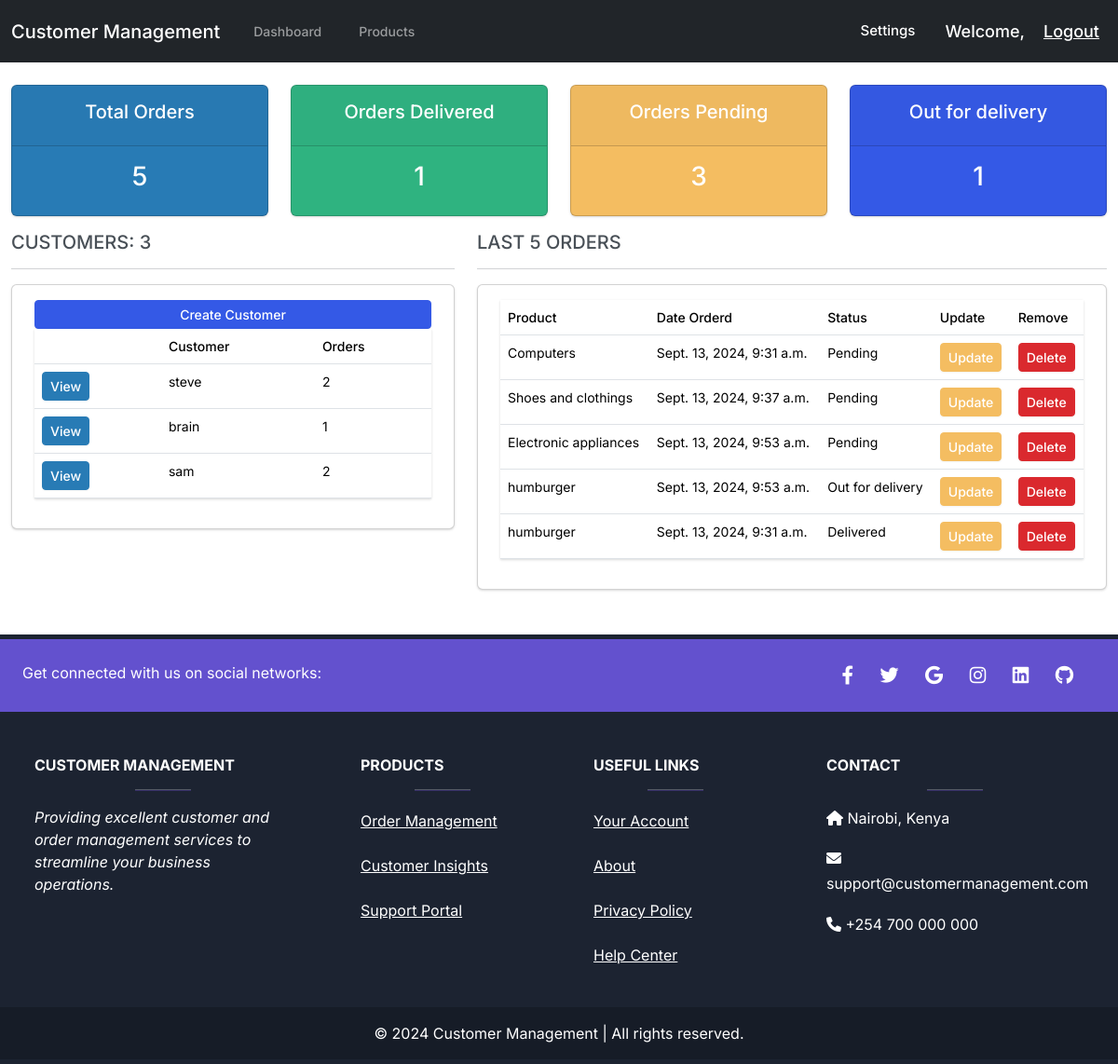
The app's page / (signed in) with its own data.
### accounts/models.py (models this page shows, shortened)
class Customer(models.Model):
	user = models.OneToOneField(User, null=True, blank=True, on_delete=models.CASCADE)
	name = models.CharField(max_length=200, null=True)
	phone = models.CharField(max_length=20, null=True)
	email = models.CharField(max_length=200, null=True)
	profile_pic = models.ImageField(default="download1.png", null=True, blank=True)
	date_created = models.DateTimeField(auto_now_add=True, null=True, blank=True)
	@property
	def orders(self):
		order_count = self.order_set.all().count()
		return str(order_count)

class Order(models.Model):
	STATUS = (
			('Pending', 'Pending'),
			('Out for delivery', 'Out for delivery'),
			('Delivered', 'Delivered'),
			)
	customer = models.ForeignKey(Customer, on_delete= models.SET_NULL, null=True)
	product = models.ForeignKey(Product, on_delete= models.SET_NULL, null=True)
	date_created = models.DateTimeField(auto_now_add=True, null=True, blank=True)
	status = models.CharField(max_length=200, null=True, choices=STATUS)

class Product(models.Model):
	CATEGORY = (
			('Indoor', 'Indoor'),
			('Out Door', 'Out Door'),
			)
	name = models.CharField(max_length=200, null=True)
	price = models.DecimalField(max_digits=10, decimal_places=2, null=True)
	category = models.CharField(max_length=200, null=True, choices=CATEGORY)
	description = models.TextField(null=True)
	release_date = models.DateField(null=True)
	manufacturer = models.ForeignKey(Manufacturer, on_delete=models.CASCADE, null=True)
	date_created = models.DateTimeField(auto_now_add=True, null=True, blank=True)
	tags = models.ManyToManyField(Tag)
	def __str__(self):
		return self.name

### accounts/decorators.py (the view)
        def wrapper_func(request, *args, **kwargs):
            group = None
            if request.user.groups.exists():
                group = request.user.groups.all()[0].name
            if group in allowed_roles:
                return view_func(request, *args, **kwargs)
            else:
                context = {
                    'message': 'You do not have the necessary permissions to access this page. Please contact an administrator if you believe this is a mistake.'
                }
                return render(request, 'accounts/permission_denied.html', context)

### accounts/views.py (called while the page is built)
@login_required(login_url='login')
@allowed_users(allowed_roles=['Admin', 'customer'])
@admin_only
def dashboard(request):
    orders = Order.objects.all().order_by('-status')[0:5]
    customers = Customer.objects.all()
    total_customers = customers.count()
    total_orders = Order.objects.all().count()
    delivered = Order.objects.filter(status='Delivered').count()
    pending = Order.objects.filter(status='Pending').count()
    out_for_delivery = Order.objects.filter(status='Out for delivery').count()
    context = {
        'customers':customers, 'orders':orders,
        'total_customers':total_customers,'total_orders':total_orders,
        'delivered':delivered, 'pending':pending, 'out_for_delivery':out_for_delivery
	}
    return render(request, 'accounts/dashboard.html', context)

### accounts/templates/accounts/dashboard.html (shortened to what this page needs)
{% extends "accounts/base_generic.html" %}
{% load static %}
{% block content %}
{% include "accounts/status_row.html" %}
<div class="row">
	<div class="col-md-5">
		<h5>CUSTOMERS: {{total_customers}}</h5>
		<hr>
		<div class="card card-body">
			<a class="btn btn-primary  btn-sm btn-block" href="{% url 'create_customer' %}">Create Customer</a>
			<table class="table table-sm">
				<tr>
					<th></th>
					<th>Customer</th>
					<th>Orders</th>
				</tr>
				{% for customer in customers %}
					<tr>
						<td><a href="{% url 'customer' customer.id %}" class="btn btn-sm btn-info">View</a></td>
						<td>{{customer.name}}</td>
						<td>{{customer.orders}}</td>
					</tr>
				{% endfor %}
			</table>
		</div>
	</div>
	<div class="col-md-7">
		<h5>LAST 5 ORDERS</h5>
		<hr>
		<div class="card card-body">
			<table class="table table-sm">
				<tr>
					<th>Product</th>
					<th>Date Orderd</th>
					<th>Status</th>
					<th>Update</th>
					<th>Remove</th>
				</tr>
				{% for order in orders %}
					<tr>
						<td>{{order.product}}</td>
						<td>{{order.date_created}}</td>
						<td>{{order.status}}</td>
						<td><a class="btn btn-sm btn-warning" href="{% url 'update_order' order.id %}">Update</a></td>
						<td><a class="btn btn-sm btn-danger" href="{% url 'delete_order' order.id %}">Delete</a></td>
					</tr>
				{% endfor %}
			</table>
		</div>
	</div>
</div>
{% endblock content %}

### accounts/templates/accounts/base_generic.html (shortened to what this page needs)
<!DOCTYPE html>
<html lang="en">
  <head>
    {% load static %}
    {% block title %}{{ section.title }}{% endblock %} <link rel="stylesheet"
    href="{% static "accounts/css/bootstrap.min.css" %}">
    <link
      rel="stylesheet"
      href="https://cdnjs.cloudflare.com/ajax/libs/font-awesome/6.0.0-beta3/css/all.min.css"
    />
  </head>
  <body>
    {% include "accounts/navbar.html" %}
    <div class="container-fluid">
      {% block content %} {% endblock content %}
    </div>
    {% include "accounts/footer.html" %}
  </body>
</html>

### accounts/templates/accounts/navbar.html (shortened to what this page needs)
{% load static %}
<nav class="navbar navbar-expand-lg bg-dark" data-bs-theme="dark">
    <div class="container-fluid">
      <a class="navbar-brand" href="{% url "home" %}">Customer Management</a>
      {% if request.user.is_staff %}
        <div class="collapse navbar-collapse" id="navbarColor02">
          <ul class="navbar-nav me-auto">
            <li class="nav-item">
              <a class="nav-link" href="/">Dashboard
              </a>
            </li>
            <li class="nav-item">
              <a class="nav-link" href="{% url "products" %}">Products</a>
            </li>
          </ul>
        </div>
        <span class="account"><a class="nav-link text-white navbar-settings" href="{% url "account" %}">Settings</a></span>
      {% endif %}
    </div>
  <span class="hello-msg">Welcome, {{ request.user.customer }}</span>
  <span><a class="hello-msg" href="{% url "logout" %}">Logout</a></span>
  </nav>

### accounts/templates/accounts/status_row.html (shortened to what this page needs)
<br />
<div class="row">
	<div class="col">
		<div class="col-md">
			<div class="card text-center bg-info text-white  mb-3" id="total-orders">
			  	<div class="card-header">
			  		<h5 class="card-title">Total Orders</h5>
			  	</div>
			  	<div class="card-body">
			    	<h3 class="card-title">{{total_orders}}</h3>
			  	</div>
			</div>
		</div>
	</div>
	<div class="col">
		<div class="col-md">
			<div class="card text-center bg-success text-white  mb-3" id="orders-delivered">
			  	<div class="card-header">
			  		<h5 class="card-title">Orders Delivered</h5>
			  	</div>
			  	<div class="card-body">
			    	<h3 class="card-title">{{delivered}}</h3>
			  	</div>
			</div>
		</div>
	</div>
	<div class="col">
		<div class="col-md">
			<div class="card text-center bg-warning text-white  mb-3" id="orders-pending">
			  	<div class="card-header">
			  		<h5 class="card-title">Orders Pending</h5>
			  	</div>
			  	<div class="card-body">
			    	<h3 class="card-title">{{pending}}</h3>
			  	</div>
			</div>
		</div>
	</div>
	<div class="col">
		<div class="col-md">
			<div class="card text-center bg-primary text-white  mb-3" id="out_for_delivery">
			  	<div class="card-header">
			  		<h5 class="card-title">Out for delivery</h5>
			  	</div>
			  	<div class="card-body">
			    	<h3 class="card-title">{{out_for_delivery}}</h3>
			  	</div>
			</div>
		</div>
	</div>
</div>

### accounts/templates/accounts/footer.html (shortened to what this page needs)
<footer class="text-center text-lg-start text-white my-5">
  <section class="d-flex justify-content-between p-4" style="background-color: #6351ce;">
    <div>
      <span>Get connected with us on social networks:</span>
    </div>
    <div class="footer-social-icons">
      <a href="https://facebook.com/" class="me-4"><i class="fab fa-facebook-f"></i></a>
      <a href="https://twitter.com/" class="me-4"><i class="fab fa-twitter"></i></a>
      <a href="https://plus.google.com/" class="me-4"><i class="fab fa-google"></i></a>
      <a href="https://instagram.com/" class="me-4"><i class="fab fa-instagram"></i></a>
      <a href="https://linkedin.com/in/" class="me-4"><i class="fab fa-linkedin"></i></a>
      <a href="https://github.com/" class="me-4"><i class="fab fa-github"></i></a>
    </div>
  </section>
  <section>
    <div class="container text-center text-md-start mt-5">
      <div class="row mt-3">
        <div class="col-md-3 col-lg-4 col-xl-3 mx-auto mb-4">
          <h6>Customer Management</h6>
          <hr />
          <p><i>Providing excellent customer and order management services to streamline your business operations.</i></p>
        </div>
        <div class="col-md-2 col-lg-2 col-xl-2 mx-auto mb-4 footer-links">
          <h6>Products</h6>
          <hr />
          <p><a href="{% url 'order_management' %}" class="text-white">Order Management</a></p>
          <p><a href="{% url 'customer_insights' %}" class="text-white">Customer Insights</a></p>
          <p><a href="{% url 'support_portal' %}" class="text-white">Support Portal</a></p>
        </div>
        <div class="col-md-3 col-lg-2 col-xl-2 mx-auto mb-4 footer-links">
          <h6>Useful links</h6>
          <hr />
          <p><a href="{% url "account" %}" class="text-white">Your Account</a></p>
          <p><a href="{% url 'about' %}" class="text-white">About</a></p>
          <p><a href="#!" class="text-white">Privacy Policy</a></p>
          <p><a href="{% url "help_center" %}" class="text-white">Help Center</a></p>
        </div>
        <div class="col-md-4 col-lg-3 col-xl-3 mx-auto mb-md-0 mb-4 footer-contact">
          <h6>Contact</h6>
          <hr />
          <p><i class="fas fa-home mr-3"></i> Nairobi, Kenya</p>
          <p><i class="fas fa-envelope mr-3"></i> support@customermanagement.com</p>
          <p><i class="fas fa-phone mr-3"></i> +254 700 000 000</p>
        </div>
      </div>
    </div>
  </section>
  <div class="text-center p-3" style="background-color: rgba(0, 0, 0, 0.2);">
    © 2024 Customer Management | All rights reserved.
  </div>
</footer>

### accounts/templates/accounts/navbar.html (style rules this page uses)
.hello-msg { font-size: 18px; color: #fff; margin-right: 20px; }
.account { margin-right: 20px; font-size: 15px; }

### accounts/templates/accounts/footer.html (style rules this page uses)
html, body { height: 100%; margin: 0; padding: 0; }
body { display: flex; flex-direction: column; min-height: 100vh; }
footer { width: 100%; margin-top: auto; background-color: #1c2331; padding: 5px 0; color: #fff; }
footer .container { max-width: 100%; }
footer .p-4 { padding: 1rem 2rem; }
footer .p-3 { background-color: rgba(0, 0, 0, 0.2); }
footer hr { margin: 1rem auto; width: 60px; height: 2px; background-color: #7c4dff; }
.footer-social-icons a { font-size: 20px; margin-right: 15px; color: white; }
footer h6 { text-transform: uppercase; margin-bottom: 1rem; font-weight: bold; }
.footer-links { text-align: left; line-height: 2; }
.footer-contact p { line-height: 1.7; }

### records on screen
Customer: name "steve", orders "2"
Customer: name "brain", orders "1"
Customer: name "sam", orders "2"
Order: product "Computers", date_created "Sept. 13, 2024, 9:31 a.m.", status "Pending"
Order: product "Shoes and clothings", date_created "Sept. 13, 2024, 9:37 a.m.", status "Pending"
Order: product "Electronic appliances", date_created "Sept. 13, 2024, 9:53 a.m.", status "Pending"
Order: product "humburger", date_created "Sept. 13, 2024, 9:53 a.m.", status "Out for delivery"
Order: product "humburger", date_created "Sept. 13, 2024, 9:31 a.m.", status "Delivered"

### other values on screen
{{ total_orders }} "5"
{{ delivered }} "1"
{{ pending }} "3"
{{ out_for_delivery }} "1"
{{ total_customers }} "3"
